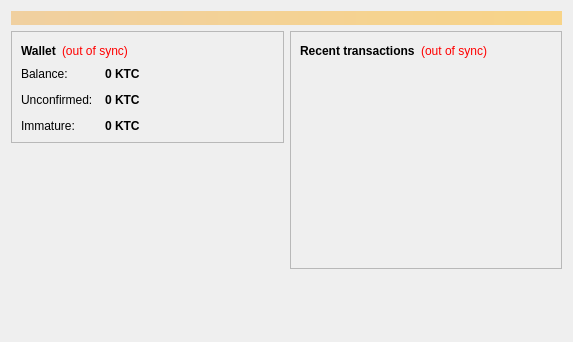
<?xml version="1.0" encoding="UTF-8"?>
<ui version="4.0">
 <class>OverviewPage</class>
 <widget class="QWidget" name="OverviewPage">
  <property name="geometry">
   <rect>
    <x>0</x>
    <y>0</y>
    <width>573</width>
    <height>342</height>
   </rect>
  </property>
  <property name="windowTitle">
   <string>Form</string>
  </property>
  <layout class="QVBoxLayout" name="topLayout">
   <item>
    <widget class="QLabel" name="labelAlerts">
     <property name="visible">
      <bool>false</bool>
     </property>
     <property name="styleSheet">
      <string notr="true">background-color: qlineargradient(x1: 0, y1: 0, x2: 1, y2: 0, stop:0 #F0D0A0, stop:1 #F8D488); color:#000000;</string>
     </property>
     <property name="wordWrap">
      <bool>true</bool>
     </property>
     <property name="margin">
      <number>3</number>
     </property>
    </widget>
   </item>
   <item>
    <layout class="QHBoxLayout" name="horizontalLayout" stretch="1,1">
     <item>
      <layout class="QVBoxLayout" name="verticalLayout_2">
       <item>
        <widget class="QFrame" name="frame">
         <property name="frameShape">
          <enum>QFrame::StyledPanel</enum>
         </property>
         <property name="frameShadow">
          <enum>QFrame::Raised</enum>
         </property>
         <layout class="QVBoxLayout" name="verticalLayout_4">
          <item>
           <layout class="QHBoxLayout" name="horizontalLayout_4">
            <item>
             <widget class="QLabel" name="label_5">
              <property name="font">
               <font>
                <weight>75</weight>
                <bold>true</bold>
               </font>
              </property>
              <property name="text">
               <string>Wallet</string>
              </property>
             </widget>
            </item>
            <item>
             <widget class="QLabel" name="labelWalletStatus">
              <property name="toolTip">
               <string>The displayed information may be out of date. Your wallet automatically synchronizes with the Katecoin network after a connection is established, but this process has not completed yet.</string>
              </property>
              <property name="styleSheet">
               <string notr="true">QLabel { color: red; }</string>
              </property>
              <property name="text">
               <string notr="true">(out of sync)</string>
              </property>
              <property name="alignment">
               <set>Qt::AlignLeading|Qt::AlignLeft|Qt::AlignVCenter</set>
              </property>
             </widget>
            </item>
            <item>
             <spacer name="horizontalSpacer_2">
              <property name="orientation">
               <enum>Qt::Horizontal</enum>
              </property>
              <property name="sizeHint" stdset="0">
               <size>
                <width>40</width>
                <height>20</height>
               </size>
              </property>
             </spacer>
            </item>
           </layout>
          </item>
          <item>
           <layout class="QFormLayout" name="formLayout_2">
            <property name="fieldGrowthPolicy">
             <enum>QFormLayout::AllNonFixedFieldsGrow</enum>
            </property>
            <property name="horizontalSpacing">
             <number>12</number>
            </property>
            <property name="verticalSpacing">
             <number>12</number>
            </property>
            <item row="0" column="0">
             <widget class="QLabel" name="label">
              <property name="text">
               <string>Balance:</string>
              </property>
             </widget>
            </item>
            <item row="0" column="1">
             <widget class="QLabel" name="labelBalance">
              <property name="font">
               <font>
                <weight>75</weight>
                <bold>true</bold>
               </font>
              </property>
              <property name="cursor">
               <cursorShape>IBeamCursor</cursorShape>
              </property>
              <property name="toolTip">
               <string>Your current balance</string>
              </property>
              <property name="text">
               <string notr="true">0 KTC</string>
              </property>
              <property name="textInteractionFlags">
               <set>Qt::LinksAccessibleByMouse|Qt::TextSelectableByKeyboard|Qt::TextSelectableByMouse</set>
              </property>
             </widget>
            </item>
            <item row="1" column="0">
             <widget class="QLabel" name="label_3">
              <property name="text">
               <string>Unconfirmed:</string>
              </property>
             </widget>
            </item>
            <item row="1" column="1">
             <widget class="QLabel" name="labelUnconfirmed">
              <property name="font">
               <font>
                <weight>75</weight>
                <bold>true</bold>
               </font>
              </property>
              <property name="cursor">
               <cursorShape>IBeamCursor</cursorShape>
              </property>
              <property name="toolTip">
               <string>Total of transactions that have yet to be confirmed, and do not yet count toward the current balance</string>
              </property>
              <property name="text">
               <string notr="true">0 KTC</string>
              </property>
              <property name="textInteractionFlags">
               <set>Qt::LinksAccessibleByMouse|Qt::TextSelectableByKeyboard|Qt::TextSelectableByMouse</set>
              </property>
             </widget>
            </item>
            <item row="2" column="0">
             <widget class="QLabel" name="labelImmatureText">
              <property name="text">
               <string>Immature:</string>
              </property>
             </widget>
            </item>
            <item row="2" column="1">
             <widget class="QLabel" name="labelImmature">
              <property name="font">
               <font>
                <weight>75</weight>
                <bold>true</bold>
               </font>
              </property>
              <property name="toolTip">
               <string>Mined balance that has not yet matured</string>
              </property>
              <property name="text">
               <string notr="true">0 KTC</string>
              </property>
              <property name="textInteractionFlags">
               <set>Qt::LinksAccessibleByMouse|Qt::TextSelectableByKeyboard|Qt::TextSelectableByMouse</set>
              </property>
             </widget>
            </item>
           </layout>
          </item>
         </layout>
        </widget>
       </item>
       <item>
        <spacer name="verticalSpacer">
         <property name="orientation">
          <enum>Qt::Vertical</enum>
         </property>
         <property name="sizeHint" stdset="0">
          <size>
           <width>20</width>
           <height>40</height>
          </size>
         </property>
        </spacer>
       </item>
      </layout>
     </item>
     <item>
      <layout class="QVBoxLayout" name="verticalLayout_3">
       <item>
        <widget class="QFrame" name="frame_2">
         <property name="frameShape">
          <enum>QFrame::StyledPanel</enum>
         </property>
         <property name="frameShadow">
          <enum>QFrame::Raised</enum>
         </property>
         <layout class="QVBoxLayout" name="verticalLayout">
          <item>
           <layout class="QHBoxLayout" name="horizontalLayout_2">
            <item>
             <widget class="QLabel" name="label_4">
              <property name="text">
               <string>&lt;b&gt;Recent transactions&lt;/b&gt;</string>
              </property>
             </widget>
            </item>
            <item>
             <widget class="QLabel" name="labelTransactionsStatus">
              <property name="toolTip">
               <string>The displayed information may be out of date. Your wallet automatically synchronizes with the Katecoin network after a connection is established, but this process has not completed yet.</string>
              </property>
              <property name="styleSheet">
               <string notr="true">QLabel { color: red; }</string>
              </property>
              <property name="text">
               <string notr="true">(out of sync)</string>
              </property>
              <property name="alignment">
               <set>Qt::AlignRight|Qt::AlignTrailing|Qt::AlignVCenter</set>
              </property>
             </widget>
            </item>
            <item>
             <spacer name="horizontalSpacer">
              <property name="orientation">
               <enum>Qt::Horizontal</enum>
              </property>
              <property name="sizeHint" stdset="0">
               <size>
                <width>40</width>
                <height>20</height>
               </size>
              </property>
             </spacer>
            </item>
           </layout>
          </item>
          <item>
           <widget class="QListView" name="listTransactions">
            <property name="styleSheet">
             <string notr="true">QListView { background: transparent; }</string>
            </property>
            <property name="frameShape">
             <enum>QFrame::NoFrame</enum>
            </property>
            <property name="verticalScrollBarPolicy">
             <enum>Qt::ScrollBarAlwaysOff</enum>
            </property>
            <property name="horizontalScrollBarPolicy">
             <enum>Qt::ScrollBarAlwaysOff</enum>
            </property>
            <property name="selectionMode">
             <enum>QAbstractItemView::NoSelection</enum>
            </property>
           </widget>
          </item>
         </layout>
        </widget>
       </item>
       <item>
        <spacer name="verticalSpacer_2">
         <property name="orientation">
          <enum>Qt::Vertical</enum>
         </property>
         <property name="sizeHint" stdset="0">
          <size>
           <width>20</width>
           <height>40</height>
          </size>
         </property>
        </spacer>
       </item>
      </layout>
     </item>
    </layout>
   </item>
  </layout>
 </widget>
 <resources/>
 <connections/>
</ui>
